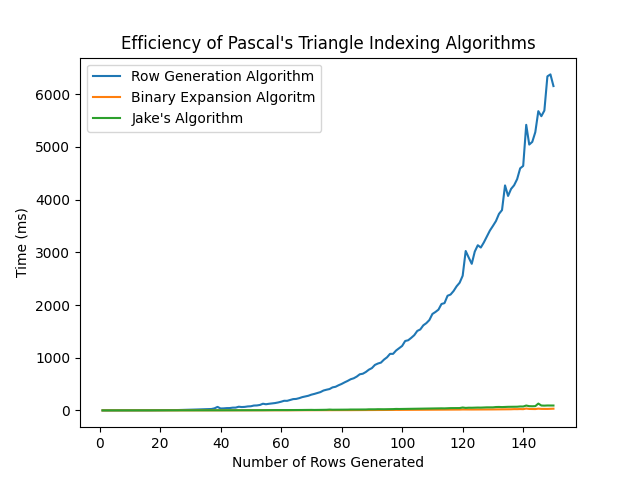

Reproduce this figure in Python.
# Power and term indices are both 0 based 

from cgi import test
import math as m
import time
import matplotlib.pyplot as plt

# Method 1: Uses Recursive Function to generate the row and then indexes the row for the column
def getRowGenerationIndex(power, term):
    return getRow(power)[term]

def getRow(n, prev_row = [1]):
    if len(prev_row) == (n + 1):
        return prev_row
    else:
        new_row = [1]
        if len(prev_row) != 1:
            for i in range(len(prev_row) - 1):
                new_row.append(prev_row[i] + prev_row[i + 1])
        new_row.append(1)
        return getRow(n, new_row)

# Method 2: Uses Binomial Expansion Theorem (n choose k where n is power and k is the term); can implement either custom recursive factorial or use from math package
def getIndexBinomial(power, term): 
    return m.factorial(power) / (m.factorial(term) * m.factorial(power - term))

def customFactorial(n):
    if n == 0: 
        return 1
    return n * customFactorial(n-1)

# Method 3 Courtesty of Jake

def JakePascalIndex(power, term):
    if term == 0: 
        return 1
    if power == 0:
        return term
    return (power * JakePascalIndex(power - 1, term -1 )) / term

def testPascalFunction(num, func, printBool = False):
    num-=1
    startTime = time.time()
    for row in range(num):
        for elem in range(row + 1):
            val = int(func(row,elem))
            if printBool:
                print(val, end=" ")
        if printBool:
            print("\n")
    return (time.time() - startTime) * 1000

RowGenerationData = []
BinomialExpansionData = []
JakeAlgorithmData = []

xPoints = [y+1 for y in range(150)]
for x in xPoints: 
    print(x)
    RowGenerationData.append(testPascalFunction(x, getRowGenerationIndex))
    BinomialExpansionData.append(testPascalFunction(x, getIndexBinomial))
    JakeAlgorithmData.append(testPascalFunction(x, JakePascalIndex))

fig, ax = plt.subplots()
ax.plot(xPoints, RowGenerationData, label="Row Generation Algorithm")
ax.plot(xPoints, BinomialExpansionData, label="Binary Expansion Algoritm")
ax.plot(xPoints, JakeAlgorithmData, label="Jake's Algorithm")
ax.set_ylabel('Time (ms)')  
ax.set_xlabel('Number of Rows Generated')  
ax.set_title("Efficiency of Pascal's Triangle Indexing Algorithms")
ax.legend()
plt.savefig("pascal.png")